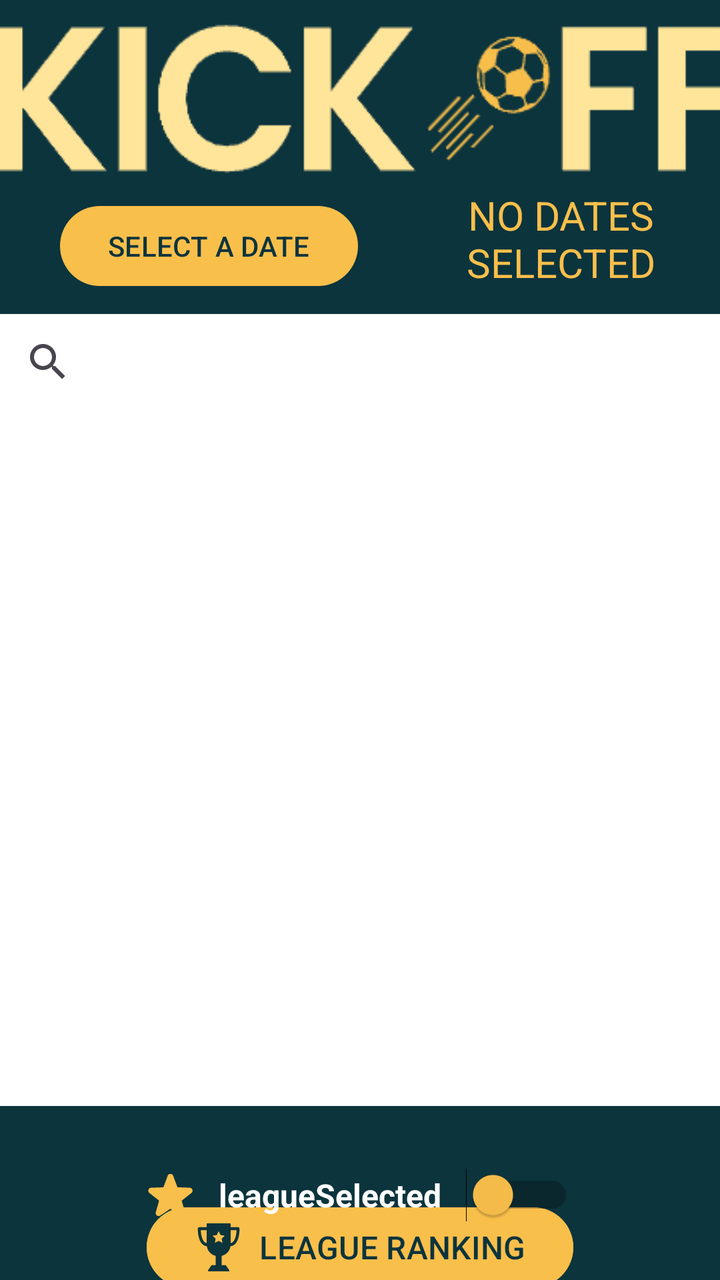
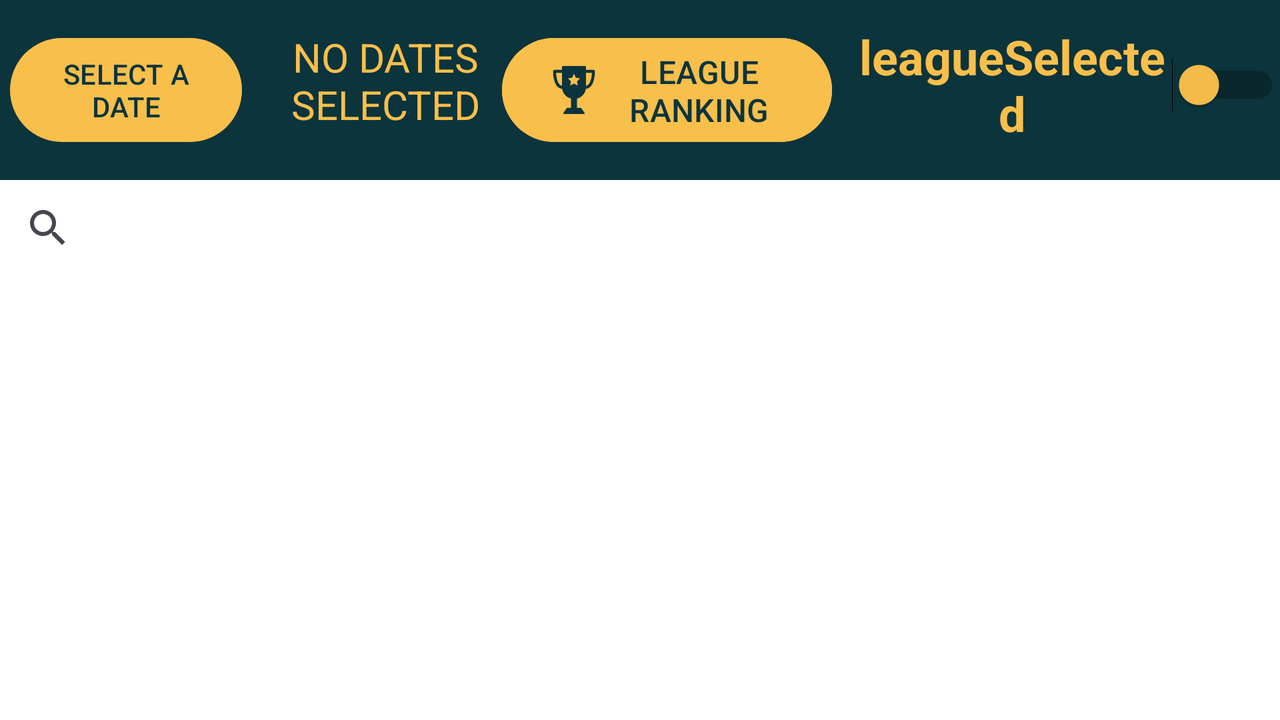

An Android layout and its configuration variant, each rendered on a device that would load it. The default file and the variant file are quoted in full after the pictures.
<!-- AndroidManifest.xml: application theme Theme.myapp -->
<!-- res/layout/activity_match_page.xml -->
<?xml version="1.0" encoding="utf-8"?>
<androidx.constraintlayout.widget.ConstraintLayout xmlns:android="http://schemas.android.com/apk/res/android"
    xmlns:app="http://schemas.android.com/apk/res-auto"
    xmlns:tools="http://schemas.android.com/tools"
    android:layout_width="match_parent"
    android:layout_height="match_parent"
    android:background="@color/blue"
    tools:context=".Match_Page">

    <Button
        android:id="@+id/bt_ranking"
        android:layout_width="wrap_content"
        android:layout_height="wrap_content"
        android:layout_marginBottom="15dp"
        android:backgroundTint="@color/darkYellow"
        android:drawableLeft="@drawable/ranking"
        android:onClick="goToRanking"
        android:text="@string/bt_ranking"
        android:textColor="@color/blue"
        android:textSize="16sp"
        app:layout_constraintBottom_toBottomOf="parent"
        app:layout_constraintEnd_toEndOf="parent"
        app:layout_constraintHorizontal_bias="0.5"
        app:layout_constraintStart_toStartOf="parent"
        app:layout_constraintTop_toBottomOf="@+id/sw_leagueSelected"
        app:rippleColor="@color/yellow" />

    <ImageView
        android:id="@+id/LogoApp"
        android:layout_width="385dp"
        android:layout_height="79dp"
        android:layout_marginTop="10dp"
        android:background="@drawable/logo"
        app:layout_constraintEnd_toEndOf="parent"
        app:layout_constraintHorizontal_bias="0.384"
        app:layout_constraintStart_toStartOf="parent"
        app:layout_constraintTop_toTopOf="parent" />

    <com.google.android.material.button.MaterialButton
        android:id="@+id/dateSelector"
        android:layout_width="wrap_content"
        android:layout_height="wrap_content"
        android:layout_marginStart="30dp"
        android:layout_marginTop="10dp"
        android:text="SELECT A DATE"
        android:textColor="@color/blue"
        app:backgroundTint="@color/darkYellow"
        app:layout_constraintStart_toStartOf="parent"
        app:layout_constraintTop_toBottomOf="@+id/LogoApp"
        app:rippleColor="@color/yellow" />

    <SearchView
        android:id="@+id/searchBar"
        android:layout_width="match_parent"
        android:layout_height="wrap_content"
        android:layout_marginTop="10dp"
        android:background="@color/white"
        android:queryHint="@string/hint_searchbarCountry"
        app:layout_constraintTop_toBottomOf="@+id/dateSelector" />

    <ListView
        android:id="@+id/myMatchList_id"
        android:layout_width="wrap_content"
        android:layout_height="348dp"
        android:background="@color/white"
        app:layout_constraintEnd_toEndOf="parent"
        app:layout_constraintStart_toStartOf="parent"
        app:layout_constraintTop_toBottomOf="@+id/searchBar">

    </ListView>

    <TextView
        android:id="@+id/dateSelected"
        android:layout_width="163dp"
        android:layout_height="58dp"
        android:layout_marginStart="52dp"
        android:layout_marginTop="5dp"
        android:layout_marginEnd="30dp"
        android:text="@string/text_date_selected"
        android:textAlignment="center"
        android:textColor="@color/darkYellow"
        android:textSize="20sp"
        app:layout_constraintEnd_toEndOf="parent"
        app:layout_constraintStart_toEndOf="@+id/dateSelector"
        app:layout_constraintTop_toBottomOf="@+id/LogoApp" />

    <Switch
        android:id="@+id/sw_leagueSelected"
        android:layout_width="214dp"
        android:layout_height="49dp"
        android:layout_marginTop="20dp"
        android:checked="false"
        android:drawableLeft="@drawable/favorite"
        android:drawableTint="@color/darkYellow"
        android:onClick="setSwitch"
        android:text="leagueSelected"
        android:textAlignment="center"
        android:textColor="@color/white"
        android:textSize="16sp"
        android:textStyle="bold"
        android:thumbTint="@color/darkYellow"
        app:layout_constraintEnd_toEndOf="parent"
        app:layout_constraintHorizontal_bias="0.5"
        app:layout_constraintStart_toStartOf="parent"
        app:layout_constraintTop_toBottomOf="@+id/myMatchList_id"
        tools:checked="false"
        tools:ignore="UseSwitchCompatOrMaterialXml" />


</androidx.constraintlayout.widget.ConstraintLayout>
<!-- resources referenced by this layout -->
<resources>
  <color name="blue">#0C343D</color>
  <color name="darkYellow">#F9BF4B</color>
  <color name="white">#FFFFFFFF</color>
  <color name="yellow">#FFE599</color>
  <!-- drawable favorite (drawable) -->
  <vector xmlns:android="http://schemas.android.com/apk/res/android"
      android:width="24dp"
      android:height="24dp"
      android:viewportWidth="36"
      android:viewportHeight="36">
    <path
        android:pathData="M34,16.78a2.22,2.22 0,0 0,-1.29 -4l-9,-0.34a0.23,0.23 0,0 1,-0.2 -0.15L20.4,3.89a2.22,2.22 0,0 0,-4.17 0l-3.1,8.43a0.23,0.23 0,0 1,-0.2 0.15l-9,0.34a2.22,2.22 0,0 0,-1.29 4l7.06,5.55a0.23,0.23 0,0 1,0.08 0.24L7.35,31.21a2.22,2.22 0,0 0,3.38 2.45l7.46,-5a0.22,0.22 0,0 1,0.25 0l7.46,5a2.2,2.2 0,0 0,2.55 0,2.2 2.2,0 0,0 0.83,-2.4l-2.45,-8.64a0.22,0.22 0,0 1,0.08 -0.24Z"
        android:fillColor="@color/blue"/>
    <path
        android:pathData="M0,0h36v36h-36z"
        android:fillColor="@color/blue"
        android:fillAlpha="0"/>
  </vector>
  <!-- drawable logo: png bitmap (drawable, 3987 bytes) -->
  <!-- drawable ranking (drawable) -->
  <vector xmlns:android="http://schemas.android.com/apk/res/android"
      android:width="24dp"
      android:height="24dp"
      android:viewportWidth="324.7"
      android:viewportHeight="324.7">
    <path
        android:pathData="M242.54,154.44c12.07,-1.03 22.67,-6.11 31.54,-15.15c30.51,-31.08 29.58,-100.35 29.53,-103.28c-0.1,-5.45 -4.54,-9.81 -9.99,-9.81l-50.27,-0.03V5c0,-2.76 -2.24,-5 -5,-5h-152c-2.76,0 -5,2.24 -5,5v21.16L31.08,26.19c-5.45,0 -9.89,4.37 -9.99,9.81c-0.05,2.93 -0.98,72.2 29.53,103.28c8.88,9.04 19.47,14.12 31.54,15.15c4.62,32.32 28.83,58.4 60.19,65.78v62.93h-25.33c-1.63,0 -3.17,0.8 -4.1,2.14l-22,31.55c-1.07,1.53 -1.19,3.52 -0.33,5.17c0.86,1.65 2.57,2.69 4.43,2.69c0,0 134.68,-0 134.69,0c2.76,0 5,-2.24 5,-5c0,-1.21 -0.51,-2.19 -1.14,-3.18l-21.77,-31.23c-0.94,-1.34 -2.47,-2.14 -4.1,-2.14h-25.33V220.22C213.71,212.83 237.92,186.76 242.54,154.44zM283.46,46.18c-0.96,22.13 -6.19,61.31 -23.65,79.09c-4.82,4.91 -10.25,7.85 -16.46,8.91V46.16L283.46,46.18zM41.25,46.18l40.1,-0.03v88.03c-6.21,-1.06 -11.63,-3.99 -16.44,-8.89C47.49,107.56 42.24,68.34 41.25,46.18zM120.92,83.46l28.63,-4.16l12.8,-25.94l12.8,25.94l28.63,4.16l-20.72,20.19l4.89,28.51l-25.61,-13.46l-25.61,13.46l4.89,-28.51L120.92,83.46z"
        android:fillColor="@color/blue"/>
  </vector>
  <string name="bt_ranking">LEAGUE RANKING</string>
  <string name="hint_searchbarCountry">SEARCH YOUR COUNTRY</string>
  <string name="text_date_selected">NO DATES SELECTED</string>
  <style name="Theme.myapp" parent="Base.Theme.KickOff" />
  <style name="Base.Theme.KickOff" parent="Theme.Material3.DayNight.NoActionBar">
          
          
      </style>
</resources>
<!-- res/layout-land/activity_match_page.xml (the repository's variant of the layout above) -->
<!-- drawn on the phone turned sideways -->
<?xml version="1.0" encoding="utf-8"?>
<androidx.constraintlayout.widget.ConstraintLayout xmlns:android="http://schemas.android.com/apk/res/android"
    xmlns:app="http://schemas.android.com/apk/res-auto"
    xmlns:tools="http://schemas.android.com/tools"
    android:layout_width="match_parent"
    android:layout_height="match_parent"
    android:background="@color/blue"
    tools:context=".Match_Page">

    <TextView
        android:id="@+id/dateSelected"
        android:layout_width="163dp"
        android:layout_height="58dp"
        android:layout_marginTop="15dp"
        android:text="@string/text_date_selected"
        android:textAlignment="center"
        android:textColor="@color/darkYellow"
        android:textSize="20sp"
        app:layout_constraintEnd_toStartOf="@+id/bt_ranking"
        app:layout_constraintHorizontal_bias="0.301"
        app:layout_constraintStart_toEndOf="@+id/dateSelector"
        app:layout_constraintTop_toTopOf="parent" />

    <Button
        android:id="@+id/bt_ranking"
        android:layout_width="165dp"
        android:layout_height="60dp"
        android:layout_marginTop="15dp"
        android:layout_marginEnd="10dp"
        android:backgroundTint="@color/darkYellow"
        android:drawableLeft="@drawable/ranking"
        android:onClick="goToRanking"

        android:text="@string/bt_ranking"
        android:textColor="@color/blue"
        android:textSize="16sp"
        app:layout_constraintEnd_toStartOf="@+id/sw_leagueSelected"
        app:layout_constraintTop_toTopOf="parent"
        app:rippleColor="@color/yellow" />

    <com.google.android.material.button.MaterialButton
        android:id="@+id/dateSelector"
        android:layout_width="116dp"
        android:layout_height="60dp"
        android:layout_marginStart="5dp"
        android:layout_marginTop="15dp"
        android:text="SELECT A DATE"
        android:textColor="@color/blue"
        app:backgroundTint="@color/darkYellow"
        app:layout_constraintStart_toStartOf="parent"
        app:layout_constraintTop_toTopOf="parent"
        app:rippleColor="@color/yellow" />

    <SearchView
        android:id="@+id/searchBar"
        android:layout_width="match_parent"
        android:layout_height="wrap_content"
        android:layout_marginTop="15dp"
        android:background="@color/white"
        android:queryHint="@string/hint_searchbarCountry"
        app:layout_constraintEnd_toEndOf="parent"
        app:layout_constraintStart_toStartOf="parent"
        app:layout_constraintTop_toBottomOf="@+id/dateSelector" />

    <ListView
        android:id="@+id/myMatchList_id"
        android:layout_width="wrap_content"
        android:layout_height="match_parent"
        android:layout_marginTop="128dp"
        android:background="@color/white"
        app:layout_constraintEnd_toEndOf="parent"
        app:layout_constraintHorizontal_bias="0.0"
        app:layout_constraintStart_toStartOf="parent"
        app:layout_constraintTop_toBottomOf="@+id/searchBar">

    </ListView>

    <Switch
        android:id="@+id/sw_leagueSelected"
        android:layout_width="214dp"
        android:layout_height="75dp"
        android:layout_marginTop="5dp"
        android:checked="false"
        android:onClick="setSwitch"
        android:text="leagueSelected"
        android:textAlignment="center"
        android:textColor="@color/darkYellow"
        android:textSize="24sp"
        android:textStyle="bold"
        android:thumbTint="@color/darkYellow"
        app:layout_constraintEnd_toEndOf="parent"
        app:layout_constraintTop_toTopOf="parent"
        tools:checked="false"
        tools:ignore="UseSwitchCompatOrMaterialXml" />


</androidx.constraintlayout.widget.ConstraintLayout>
<!-- resources referenced by the variant -->
<!-- as the phone turned sideways resolves them -->
<resources>
  <color name="blue">#0C343D</color>
  <color name="darkYellow">#F9BF4B</color>
  <color name="white">#FFFFFFFF</color>
  <color name="yellow">#FFE599</color>
  <!-- drawable ranking (drawable) -->
  <vector xmlns:android="http://schemas.android.com/apk/res/android"
      android:width="24dp"
      android:height="24dp"
      android:viewportWidth="324.7"
      android:viewportHeight="324.7">
    <path
        android:pathData="M242.54,154.44c12.07,-1.03 22.67,-6.11 31.54,-15.15c30.51,-31.08 29.58,-100.35 29.53,-103.28c-0.1,-5.45 -4.54,-9.81 -9.99,-9.81l-50.27,-0.03V5c0,-2.76 -2.24,-5 -5,-5h-152c-2.76,0 -5,2.24 -5,5v21.16L31.08,26.19c-5.45,0 -9.89,4.37 -9.99,9.81c-0.05,2.93 -0.98,72.2 29.53,103.28c8.88,9.04 19.47,14.12 31.54,15.15c4.62,32.32 28.83,58.4 60.19,65.78v62.93h-25.33c-1.63,0 -3.17,0.8 -4.1,2.14l-22,31.55c-1.07,1.53 -1.19,3.52 -0.33,5.17c0.86,1.65 2.57,2.69 4.43,2.69c0,0 134.68,-0 134.69,0c2.76,0 5,-2.24 5,-5c0,-1.21 -0.51,-2.19 -1.14,-3.18l-21.77,-31.23c-0.94,-1.34 -2.47,-2.14 -4.1,-2.14h-25.33V220.22C213.71,212.83 237.92,186.76 242.54,154.44zM283.46,46.18c-0.96,22.13 -6.19,61.31 -23.65,79.09c-4.82,4.91 -10.25,7.85 -16.46,8.91V46.16L283.46,46.18zM41.25,46.18l40.1,-0.03v88.03c-6.21,-1.06 -11.63,-3.99 -16.44,-8.89C47.49,107.56 42.24,68.34 41.25,46.18zM120.92,83.46l28.63,-4.16l12.8,-25.94l12.8,25.94l28.63,4.16l-20.72,20.19l4.89,28.51l-25.61,-13.46l-25.61,13.46l4.89,-28.51L120.92,83.46z"
        android:fillColor="@color/blue"/>
  </vector>
  <string name="bt_ranking">LEAGUE RANKING</string>
  <string name="hint_searchbarCountry">SEARCH YOUR COUNTRY</string>
  <string name="text_date_selected">NO DATES SELECTED</string>
  <style name="Theme.myapp" parent="Base.Theme.KickOff" />
  <style name="Base.Theme.KickOff" parent="Theme.Material3.DayNight.NoActionBar">
          
          
      </style>
</resources>
